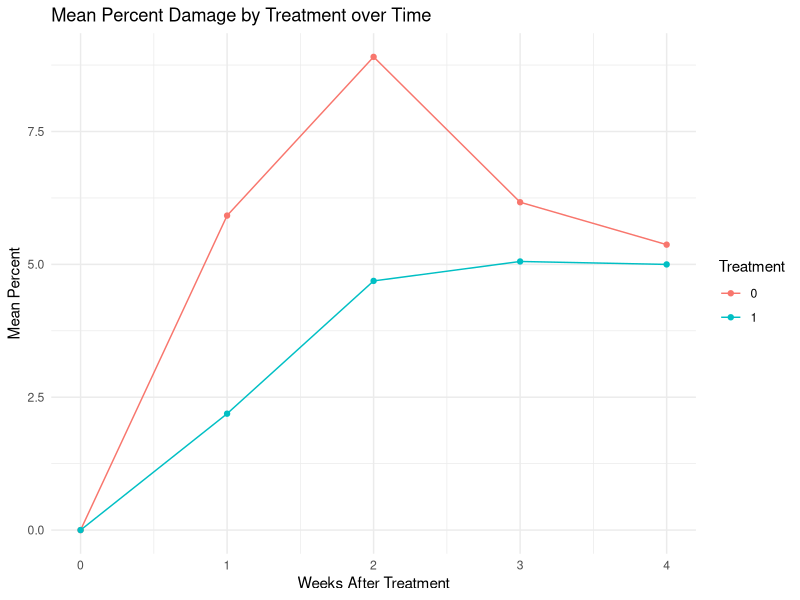
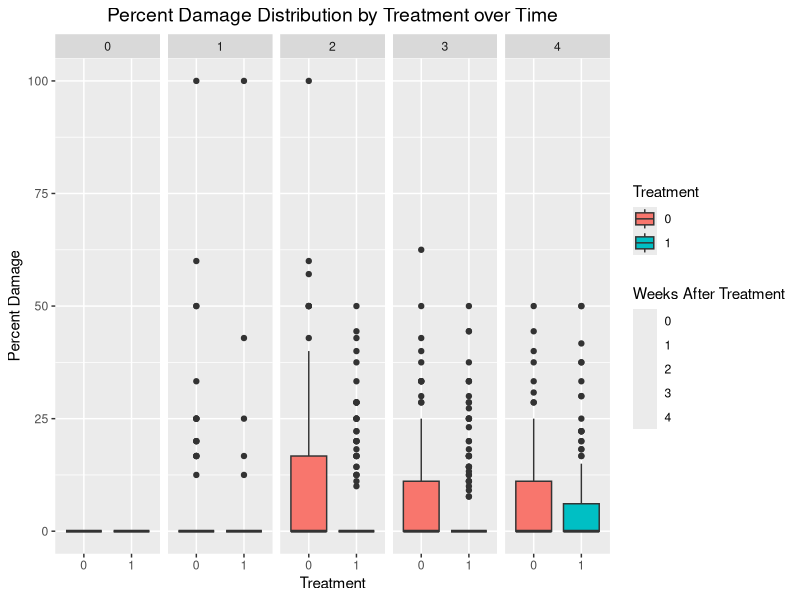

Here is the R script that generated these plots, in order:
# Load required libraries
library(tidyverse)
library(lme4)
library(lmerTest)
library(glmmTMB)
library(ggplot2)

# Read the data
data <- read.csv("Data.csv", header=TRUE)

# Subset to remove Enclosure values
data <- data[data$Enclosure == "0", ]

## DATA PREPARATION
# Convert categorical variables to factors
data$Field <- as.factor(data$Field)
data$Plot <- as.factor(data$Plot)
data$Treatment <- as.factor(data$Treatment)
data$Enclosure <- as.factor(data$Enclosure)

# Check the structure of the data
str(data)

# Remove rows with missing Height values
data <- data |>
  filter(!is.na(Height))

#-------------------------------------------------------------------------------
# Exploratory Data Analysis: Percent Damage
#-------------------------------------------------------------------------------

# Calculate mean PercentDamage for each Treatment and WAT combination
summary_data2 <- data |>
  group_by(Treatment, WAT) |>
  summarise(mean_percent = mean(PercentDamage, na.rm = TRUE))

# Create a plot
ggplot(summary_data2, aes(x = WAT, y = mean_percent, color = Treatment, group = Treatment)) +
  geom_line() +
  geom_point() +
  labs(title = "Mean Percent Damage by Treatment over Time",
       x = "Weeks After Treatment",
       y = "Mean Percent") +
  theme_minimal()

# Box plot to visualize distribution over time
# Box plot with centered, larger title and two legends: one for Treatment and one for WAT
ggplot(data, aes(x = Treatment, y = PercentDamage, fill = Treatment)) +
  geom_boxplot() +
  facet_wrap(~ WAT, nrow = 1) +  # Facet in a single row
  labs(title = "Percent Damage Distribution by Treatment over Time",
       x = "Treatment",
       y = "Percent Damage") +
  # Create a dummy aesthetic for WAT to generate a second legend
  geom_point(aes(color = factor(WAT)), alpha = 0) +  # Invisible points to create the WAT legend
  scale_color_discrete(name = "Weeks After Treatment") +  # Legend for WAT
  theme(
    legend.position = "right",
    plot.title = element_text(hjust = 0.5, size = 14)  # Center title and increase font size by 2 points (default is ~12)
  )

#-------------------------------------------------------------------------------
# Linear Regression: Percent Damage
#-------------------------------------------------------------------------------

# Linear Regression for Height

lm_pd_1 <- lm(formula = PercentDamage ~ Treatment, data = data)
summary(lm_pd_1)

lm_pd_2 <- lm(formula = PercentDamage ~ Treatment * WAT, data = data)
summary(lm_pd_2)

lm_pd_3 <- lm(formula = PercentDamage ~ Treatment * WAT * Field, data = data)
summary(lm_pd_3)

#ANOVA for model simplicity
anova(lm_pd_1, lm_pd_2, lm_pd_3)

# AIC to pick the best model
AIC(lm_pd_1, lm_pd_2, lm_pd_3)

# Model lm_pd_3 has the lowest AIC
